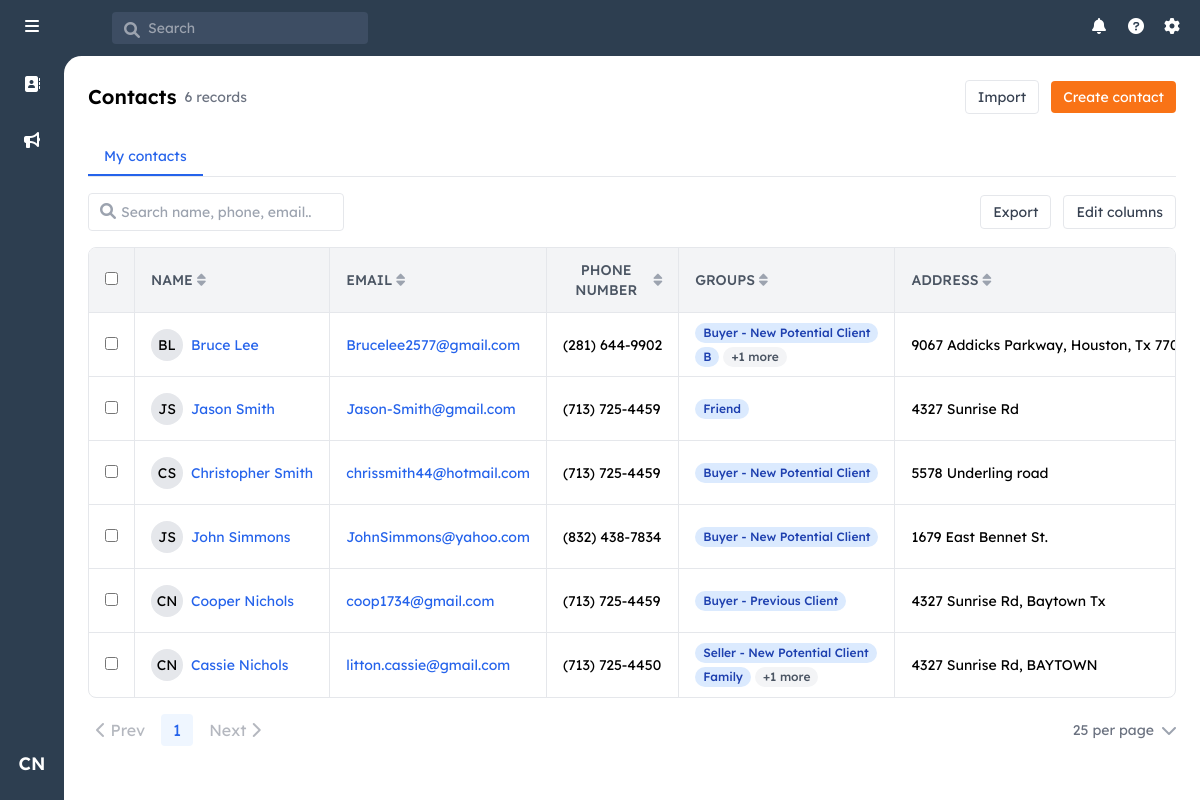
Page / (signed in) on the earlier database version.
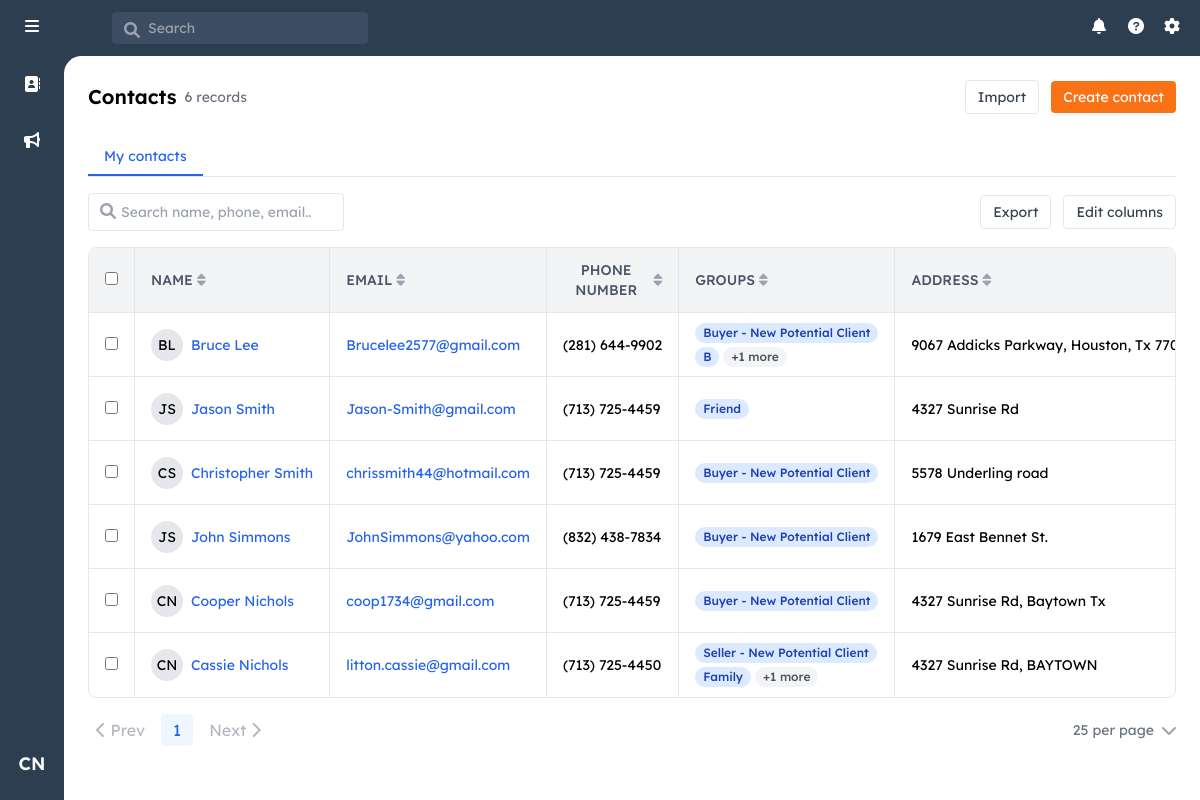
Same page on the later database version.
### models.py (models this page shows, shortened)
class User(UserMixin, db.Model):
    id = db.Column(db.Integer, primary_key=True)
    username = db.Column(db.String(80), unique=True, nullable=False)
    email = db.Column(db.String(120), unique=True, nullable=False)
    password_hash = db.Column(db.String(128))
    first_name = db.Column(db.String(80), nullable=False)
    last_name = db.Column(db.String(80), nullable=False)
    role = db.Column(db.String(20), nullable=False, default='agent')
    created_at = db.Column(db.DateTime, nullable=False, default=datetime.utcnow)
    last_login = db.Column(db.DateTime)
    contacts = db.relationship('Contact', backref='owner', lazy=True)

class Contact(db.Model):
    id = db.Column(db.Integer, primary_key=True)
    user_id = db.Column(db.Integer, db.ForeignKey('user.id'), nullable=False)
    first_name = db.Column(db.String(80), nullable=False)
    last_name = db.Column(db.String(80), nullable=False)
    email = db.Column(db.String(120))
    phone = db.Column(db.String(20))
    address = db.Column(db.String(200))
    notes = db.Column(db.Text)
    created_at = db.Column(db.DateTime, nullable=False, default=datetime.utcnow)
    updated_at = db.Column(db.DateTime, nullable=False, default=datetime.utcnow,
                           onupdate=datetime.utcnow)
    groups = db.relationship('ContactGroup',
                           secondary=contact_groups,
                           back_populates='contacts',
                           lazy='joined')

class ContactGroup(db.Model):
    id = db.Column(db.Integer, primary_key=True)
    name = db.Column(db.String(100), unique=True, nullable=False)
    category = db.Column(db.String(50), nullable=False)
    sort_order = db.Column(db.Integer, nullable=False)
    created_at = db.Column(db.DateTime, nullable=False, default=datetime.utcnow)
    contacts = db.relationship('Contact',
                             secondary=contact_groups,
                             back_populates='groups',
                             lazy='dynamic')

### app.py (the view, shortened to what this page needs)
    @app.route('/')
    @login_required
    def index():
        show_all = request.args.get('view') == 'all' and current_user.role == 'admin'
        sort_by = request.args.get('sort', 'created_at')
        sort_dir = request.args.get('dir', 'desc')
        search_query = request.args.get('q', '').strip()
        if show_all:
            query = Contact.query
        else:
            query = Contact.query.filter_by(user_id=current_user.id)
        if sort_by == 'owner':
            query = query.join(User, Contact.user_id == User.id)
            if sort_dir == 'asc':
                query = query.order_by(User.first_name.asc(), User.last_name.asc())
            else:
                query = query.order_by(User.first_name.desc(), User.last_name.desc())
        else:
            sort_map = {
                'name': [Contact.first_name, Contact.last_name],
                'email': [Contact.email],
                'phone': [Contact.phone],
                'address': [Contact.address],
                'notes': [Contact.notes],
                'created_at': [Contact.created_at]
            }
            if sort_by in sort_map:
                sort_attrs = sort_map[sort_by]
                if sort_dir == 'asc':
                    query = query.order_by(*[attr.asc() for attr in sort_attrs])
                else:
                    query = query.order_by(*[attr.desc() for attr in sort_attrs])
        contacts = query.all()
        return render_template('index.html',
                             contacts=contacts,
                             show_all=show_all,
                             current_sort=sort_by,
                             current_dir=sort_dir)

### templates/index.html (shortened to what this page needs)
{% extends "base.html" %}
{% block content %}
<div class="p-6">
    <div class="flex justify-between items-center mb-6">
        <div class="flex items-center space-x-2">
            <h1 class="text-xl font-semibold">Contacts</h1>
            <span class="text-sm text-gray-500">{{ contacts|length }} record{% if contacts|length != 1 %}s{% endif %}</span>
        </div>
        <div class="flex items-center space-x-3">
            <button class="text-sm px-3 py-1.5 border rounded text-gray-700 hover:bg-gray-50">
                Import
            </button>
            <a href="{{ url_for('create_contact') }}" class="text-sm px-3 py-1.5 bg-orange-500 text-white rounded hover:bg-orange-600">
                Create contact
            </a>
        </div>
    </div>
    <div class="border-b mb-4">
        <div class="flex space-x-6">
            <button
                class="px-4 py-2 text-sm {% if not show_all %}text-blue-600 border-b-2 border-blue-600{% else %}text-gray-600 hover:text-gray-800{% endif %}"
                onclick="window.location.href = '{{ url_for('index', view='my') }}';"
            >
                My contacts
            </button>
        </div>
    </div>
    <div class="mb-4 flex items-center justify-between">
        <div class="relative">
            <input
                type="text"
                id="searchInput"
                placeholder="Search name, phone, email..."
                class="w-64 pl-8 pr-8 py-2 border rounded text-sm"
                value="{{ request.args.get('q', '') }}"
                autocomplete="off"
            >
            <i class="fas fa-search absolute left-3 top-2.5 text-gray-400"></i>
        </div>
        <div class="flex items-center space-x-3">
            <button class="text-sm px-3 py-1.5 border rounded text-gray-700 hover:bg-gray-50">
                Export
            </button>
            <button class="text-sm px-3 py-1.5 border rounded text-gray-700 hover:bg-gray-50">
                Edit columns
            </button>
        </div>
    </div>
    <div class="border rounded-lg overflow-hidden">
        <table class="w-full">
            <thead class="bg-gray-100 text-sm border-b">
                <tr>
                    <th class="w-8 px-4 py-3">
                        <input type="checkbox" class="rounded">
                    </th>
                    <th class="w-64 px-4 py-3 font-medium text-gray-600 border-l text-sm">
                        <div class="flex items-center space-x-1 cursor-pointer" onclick="sortTable('name')">
                            <span>NAME</span>
                            <i class="fas fa-sort{% if current_sort == 'name' %}{% if current_dir == 'asc' %}-up{% else %}-down{% endif %}{% endif %}
                               text-{% if current_sort == 'name' %}gray-800{% else %}gray-400{% endif %} hover:text-gray-600"></i>
                        </div>
                    </th>
                    <th class="w-48 px-4 py-3 font-medium text-gray-600 border-l text-sm">
                        <div class="flex items-center space-x-1 cursor-pointer" onclick="sortTable('email')">
                            <span>EMAIL</span>
                            <i class="fas fa-sort{% if current_sort == 'email' %}{% if current_dir == 'asc' %}-up{% else %}-down{% endif %}{% endif %}
                               text-{% if current_sort == 'email' %}gray-800{% else %}gray-400{% endif %} hover:text-gray-600"></i>
                        </div>
                    </th>
                    <th class="w-40 px-4 py-3 font-medium text-gray-600 border-l text-sm">
                        <div class="flex items-center space-x-1 cursor-pointer" onclick="sortTable('phone')">
                            <span>PHONE NUMBER</span>
                            <i class="fas fa-sort{% if current_sort == 'phone' %}{% if current_dir == 'asc' %}-up{% else %}-down{% endif %}{% endif %}
                               text-{% if current_sort == 'phone' %}gray-800{% else %}gray-400{% endif %} hover:text-gray-600"></i>
                        </div>
                    </th>
                    <th class="w-64 px-4 py-3 font-medium text-gray-600 border-l text-sm">
                        <div class="flex items-center space-x-1">
                            <span>GROUPS</span>
                            <i class="fas fa-sort text-gray-400 hover:text-gray-600 cursor-pointer"></i>
                        </div>
                    </th>
                    <th class="w-48 px-4 py-3 font-medium text-gray-600 border-l text-sm">
                        <div class="flex items-center space-x-1 cursor-pointer" onclick="sortTable('address')">
                            <span>ADDRESS</span>
                            <i class="fas fa-sort{% if current_sort == 'address' %}{% if current_dir == 'asc' %}-up{% else %}-down{% endif %}{% endif %}
                               text-{% if current_sort == 'address' %}gray-800{% else %}gray-400{% endif %} hover:text-gray-600"></i>
                        </div>
                    </th>
                </tr>
            </thead>
            <tbody class="divide-y text-sm">
                {% for contact in contacts %}
                <tr class="hover:bg-gray-50 h-16">
                    <td class="px-4">
                        <input type="checkbox" class="rounded">
                    </td>
                    <td class="px-4 border-l">
                        <div class="flex items-center">
                            <div class="w-8 h-8 rounded-full bg-gray-200 flex items-center justify-center text-sm mr-2 flex-shrink-0">
                                {{ contact.first_name[0] }}{{ contact.last_name[0] }}
                            </div>
                            <a href="{{ url_for('view_contact', contact_id=contact.id) }}"
                               class="text-blue-600 hover:text-blue-800 text-sm overflow-hidden overflow-ellipsis whitespace-nowrap max-w-[180px]">
                                {{ contact.first_name }} {{ contact.last_name }}
                            </a>
                        </div>
                    </td>
                    <td class="px-4 border-l">
                        <div class="overflow-hidden overflow-ellipsis whitespace-nowrap text-blue-600">
                            {{ contact.email or '--' }}
                        </div>
                    </td>
                    <td class="px-4 border-l">
                        <div class="overflow-hidden overflow-ellipsis whitespace-nowrap">
                            {{ contact.phone or '--' }}
                        </div>
                    </td>
                    <td class="px-4 border-l relative">
                        <div class="flex flex-wrap gap-1 max-h-12 overflow-hidden relative">
                            {% for group in contact.groups[:2] %}
                                <span class="inline-flex items-center px-2 py-0.5 rounded-full text-xs font-medium bg-blue-100 text-blue-800 whitespace-nowrap">
                                    {{ group.name }}
                                </span>
                            {% else %}
                                --
                            {% endfor %}
                            {% if contact.groups|length > 2 %}
                                <span class="inline-flex items-center px-2 py-0.5 rounded-full text-xs font-medium bg-gray-100 text-gray-600">
                                    +{{ contact.groups|length - 2 }} more
                                </span>
                            {% endif %}
                        </div>
                    </td>
                    <td class="px-4 border-l relative group">
                        <div class="overflow-hidden overflow-ellipsis whitespace-nowrap">
                            {{ contact.address or '--' }}
                        </div>
                    </td>
                </tr>
                {% else %}
                <tr>
                    <td colspan="{{ '9' if current_user.role == 'admin' and show_all else '8' }}" class="px-4 py-8 text-center text-gray-500 text-sm">
                        No contacts found. Click "Create contact" to add one.
                    </td>
                </tr>
                {% endfor %}
            </tbody>
        </table>
    </div>
    <div class="flex items-center justify-between mt-4">
        <div class="flex items-center space-x-2">
            <button class="px-2 py-1 text-gray-500 disabled:opacity-50" disabled>
                <i class="fas fa-chevron-left"></i> Prev
            </button>
            <span class="px-3 py-1 bg-blue-50 text-blue-600 rounded">1</span>
            <button class="px-2 py-1 text-gray-500 disabled:opacity-50" disabled>
                Next <i class="fas fa-chevron-right"></i>
            </button>
        </div>
        <div class="flex items-center space-x-2">
            <span class="text-sm text-gray-500">25 per page</span>
            <i class="fas fa-chevron-down text-gray-400"></i>
        </div>
    </div>
</div>
{% endblock %}

### templates/base.html (shortened to what this page needs)
<!DOCTYPE html>
<html lang="en">
<head>
    <script src="https://cdn.tailwindcss.com"></script>
    <link rel="stylesheet" href="https://cdnjs.cloudflare.com/ajax/libs/font-awesome/6.0.0/css/all.min.css">
</head>
<body class="h-screen flex flex-col bg-[#2d3e50]">
<header class="text-white h-14 flex items-center justify-between">
    <div class="flex items-center space-x-12">
        <div class="w-16 flex justify-center pl-1.5">
            <i class="fas fa-bars h-5 w-5"></i>
        </div>
        <div class="relative">
            <i class="fas fa-search h-4 w-4 absolute left-3 top-2.5 text-gray-400"></i>
            <input
                type="text"
                placeholder="Search"
                class="bg-[#3d4d63] text-sm rounded pl-9 pr-4 py-1.5 w-64 focus:outline-none"
            >
        </div>
    </div>
    <div class="flex items-center space-x-4 pr-4 relative">
        <i class="fas fa-bell h-5 w-5"></i>
        <i class="fas fa-question-circle h-5 w-5"></i>
        <i class="fas fa-cog h-5 w-5"></i>
    </div>
</header>
<div class="flex flex-1 overflow-hidden relative">
    <aside class="w-16 flex flex-col items-center py-4 z-10">
        <div class="relative group mb-8">
            <a href="{{ url_for('index') }}" class="p-2.5 rounded-lg hover:bg-[#3d4d63]">
                <i class="fas fa-address-book text-white"></i>
            </a>
        </div>
        <div class="relative group mb-8">
            <a href="#" class="p-2.5 rounded-lg hover:bg-[#3d4d63]">
                <i class="fas fa-bullhorn text-white"></i>
            </a>
        </div>
        {% if current_user.is_authenticated %}
            <div class="relative group">
                <button
                    id="userIcon"
                    class="w-10 h-10 rounded-full hover:bg-[#3d4d63] text-white flex items-center justify-center text-lg font-semibold transition-colors duration-200"
                >
                    {{ current_user.first_name[0] }}{{ current_user.last_name[0] }}
                </button>
            </div>
        {% endif %}
    </aside>
    <main class="flex-1 overflow-auto bg-white absolute inset-0 ml-16 rounded-tl-[1.1rem]">
        {% block content %}{% endblock %}
    </main>
</div>
</body>
</html>

### templates/base.html (style rules this page uses)
body { font-family: "Lexend Deca", Helvetica, Arial, sans-serif; }

Differences in the rows shown:
changed Contact "Cooper": loses ContactGroup (name "Buyer - Previous Client"); gains ContactGroup (name "Buyer - New Potential Client")
